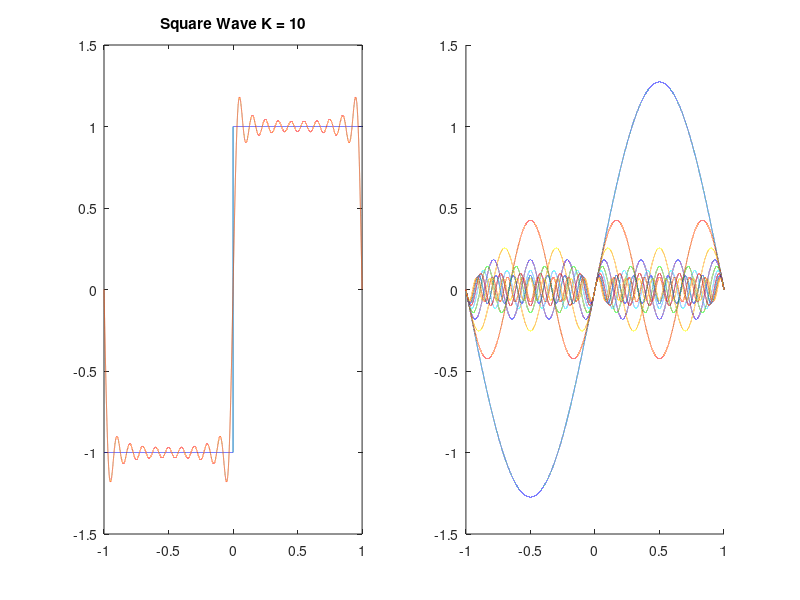

Write the MATLAB code that produced this figure.
t = [-pi:0.0001:pi];
f1 = square(t);
N = 10;
s1 = zeros(size(t));

for k=0:N-1
    subplot(1,2,1)
    s1 = s1 + (4/pi)/(2*k+1)*sin((2*k+1)*t);
    hold off
    plot(t/pi, f1)
    hold on
    plot(t/pi, s1)
    title(['Square Wave ', 'K = ', num2str(k+1)])
    subplot(1,2,2)
    hold on
    plot(t/pi, (4/pi)/(2*k+1)*sin((2*k+1)*t))
    pause(4/(k+1))
    drawnow limitrate
end
